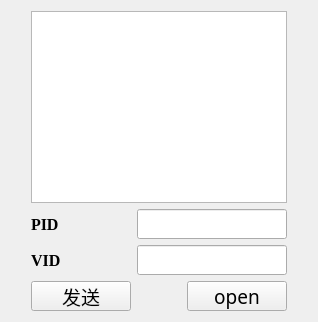
     <widget class="QWidget" name="page_4">
      <layout class="QGridLayout" name="gridLayout_10">
       <item row="0" column="0">
        <spacer name="horizontalSpacer_16">
         <property name="orientation">
          <enum>Qt::Horizontal</enum>
         </property>
         <property name="sizeType">
          <enum>QSizePolicy::Maximum</enum>
         </property>
         <property name="sizeHint" stdset="0">
          <size>
           <width>20</width>
           <height>20</height>
          </size>
         </property>
        </spacer>
       </item>
       <item row="0" column="1" colspan="3">
        <widget class="QTextEdit" name="Txt_Usb">
         <property name="minimumSize">
          <size>
           <width>0</width>
           <height>0</height>
          </size>
         </property>
         <property name="maximumSize">
          <size>
           <width>16777215</width>
           <height>16777215</height>
          </size>
         </property>
        </widget>
       </item>
       <item row="0" column="4">
        <spacer name="horizontalSpacer_17">
         <property name="orientation">
          <enum>Qt::Horizontal</enum>
         </property>
         <property name="sizeType">
          <enum>QSizePolicy::Maximum</enum>
         </property>
         <property name="sizeHint" stdset="0">
          <size>
           <width>20</width>
           <height>20</height>
          </size>
         </property>
        </spacer>
       </item>
       <item row="1" column="0">
        <spacer name="horizontalSpacer_22">
         <property name="orientation">
          <enum>Qt::Horizontal</enum>
         </property>
         <property name="sizeType">
          <enum>QSizePolicy::Maximum</enum>
         </property>
         <property name="sizeHint" stdset="0">
          <size>
           <width>20</width>
           <height>20</height>
          </size>
         </property>
        </spacer>
       </item>
       <item row="1" column="1">
        <widget class="QLabel" name="label_6">
         <property name="minimumSize">
          <size>
           <width>60</width>
           <height>30</height>
          </size>
         </property>
         <property name="maximumSize">
          <size>
           <width>60</width>
           <height>30</height>
          </size>
         </property>
         <property name="font">
          <font>
           <family>Times New Roman</family>
           <pointsize>12</pointsize>
           <weight>75</weight>
           <bold>true</bold>
          </font>
         </property>
         <property name="text">
          <string>PID</string>
         </property>
        </widget>
       </item>
       <item row="1" column="2" colspan="2">
        <widget class="QLineEdit" name="Ledit_PID">
         <property name="minimumSize">
          <size>
           <width>100</width>
           <height>30</height>
          </size>
         </property>
         <property name="maximumSize">
          <size>
           <width>16777215</width>
           <height>30</height>
          </size>
         </property>
         <property name="sizeIncrement">
          <size>
           <width>0</width>
           <height>0</height>
          </size>
         </property>
        </widget>
       </item>
       <item row="1" column="4">
        <spacer name="horizontalSpacer_20">
         <property name="orientation">
          <enum>Qt::Horizontal</enum>
         </property>
         <property name="sizeType">
          <enum>QSizePolicy::Maximum</enum>
         </property>
         <property name="sizeHint" stdset="0">
          <size>
           <width>20</width>
           <height>20</height>
          </size>
         </property>
        </spacer>
       </item>
       <item row="2" column="0">
        <spacer name="horizontalSpacer_23">
         <property name="orientation">
          <enum>Qt::Horizontal</enum>
         </property>
         <property name="sizeType">
          <enum>QSizePolicy::Maximum</enum>
         </property>
         <property name="sizeHint" stdset="0">
          <size>
           <width>20</width>
           <height>20</height>
          </size>
         </property>
        </spacer>
       </item>
       <item row="2" column="1">
        <widget class="QLabel" name="label_7">
         <property name="font">
          <font>
           <family>Times New Roman</family>
           <pointsize>12</pointsize>
           <weight>75</weight>
           <bold>true</bold>
          </font>
         </property>
         <property name="text">
          <string>VID</string>
         </property>
        </widget>
       </item>
       <item row="2" column="2" colspan="2">
        <widget class="QLineEdit" name="Ledit_VID">
         <property name="minimumSize">
          <size>
           <width>0</width>
           <height>30</height>
          </size>
         </property>
         <property name="maximumSize">
          <size>
           <width>16777215</width>
           <height>30</height>
          </size>
         </property>
         <property name="sizeIncrement">
          <size>
           <width>0</width>
           <height>0</height>
          </size>
         </property>
        </widget>
       </item>
       <item row="2" column="4">
        <spacer name="horizontalSpacer_21">
         <property name="orientation">
          <enum>Qt::Horizontal</enum>
         </property>
         <property name="sizeType">
          <enum>QSizePolicy::Maximum</enum>
         </property>
         <property name="sizeHint" stdset="0">
          <size>
           <width>20</width>
           <height>20</height>
          </size>
         </property>
        </spacer>
       </item>
       <item row="3" column="0">
        <spacer name="horizontalSpacer_19">
         <property name="orientation">
          <enum>Qt::Horizontal</enum>
         </property>
         <property name="sizeType">
          <enum>QSizePolicy::Maximum</enum>
         </property>
         <property name="sizeHint" stdset="0">
          <size>
           <width>20</width>
           <height>20</height>
          </size>
         </property>
        </spacer>
       </item>
       <item row="3" column="1">
        <widget class="QPushButton" name="PBtn_UsbSend">
         <property name="minimumSize">
          <size>
           <width>100</width>
           <height>30</height>
          </size>
         </property>
         <property name="maximumSize">
          <size>
           <width>100</width>
           <height>30</height>
          </size>
         </property>
         <property name="font">
          <font>
           <family>黑体</family>
           <pointsize>14</pointsize>
          </font>
         </property>
         <property name="text">
          <string>发送</string>
         </property>
        </widget>
       </item>
       <item row="3" column="2">
        <spacer name="horizontalSpacer_24">
         <property name="orientation">
          <enum>Qt::Horizontal</enum>
         </property>
         <property name="sizeType">
          <enum>QSizePolicy::Maximum</enum>
         </property>
         <property name="sizeHint" stdset="0">
          <size>
           <width>20</width>
           <height>20</height>
          </size>
         </property>
        </spacer>
       </item>
       <item row="3" column="3">
        <widget class="QPushButton" name="PBtn_UsbOpen">
         <property name="minimumSize">
          <size>
           <width>100</width>
           <height>30</height>
          </size>
         </property>
         <property name="maximumSize">
          <size>
           <width>100</width>
           <height>30</height>
          </size>
         </property>
         <property name="sizeIncrement">
          <size>
           <width>0</width>
           <height>2</height>
          </size>
         </property>
         <property name="font">
          <font>
           <family>黑体</family>
           <pointsize>14</pointsize>
          </font>
         </property>
         <property name="text">
          <string>open</string>
         </property>
        </widget>
       </item>
       <item row="3" column="4">
        <spacer name="horizontalSpacer_18">
         <property name="orientation">
          <enum>Qt::Horizontal</enum>
         </property>
         <property name="sizeType">
          <enum>QSizePolicy::Maximum</enum>
         </property>
         <property name="sizeHint" stdset="0">
          <size>
           <width>20</width>
           <height>20</height>
          </size>
         </property>
        </spacer>
       </item>
      </layout>
     </widget>
